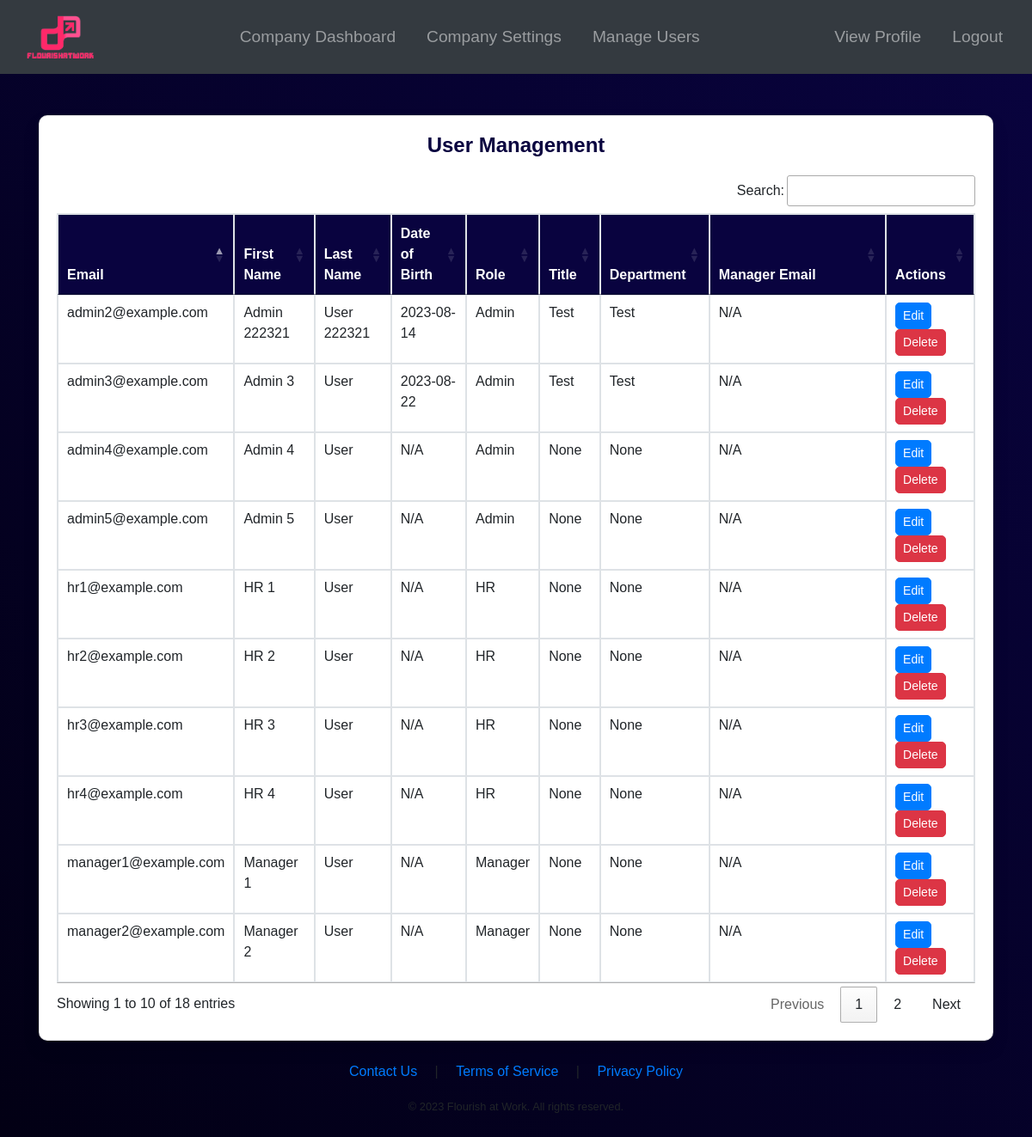
Page /company/users (signed in) on the committed database.
### app/models.py (models this page shows, shortened)
class User(UserMixin, db.Model):
    id = db.Column(db.Integer, primary_key=True)
    email = db.Column(db.String(120), index=True, unique=True)
    password_hash = db.Column(db.String(128))
    firstname = db.Column(db.String(64), nullable=False)
    lastname = db.Column(db.String(64), nullable=False)
    image = db.Column(db.String(128), nullable=True)
    date_of_birth = db.Column(db.String(64), nullable=True)  # changed from db.Date to db.String
    companyId = db.Column(db.Integer, db.ForeignKey('company.id'))
    manager_id = db.Column(db.Integer, db.ForeignKey('user.id'))
    results = db.relationship('Results', backref='user', lazy='dynamic')
    subordinates = db.relationship('User', backref=db.backref('manager', remote_side=[id]), lazy='dynamic')
    first_login = db.Column(db.Boolean, default=True)
    department = db.Column(db.String(128), nullable=True)
    title = db.Column(db.String(128), nullable=True)
    role_id = db.Column(db.Integer, db.ForeignKey('role.id'))

class Role(db.Model):
    id = db.Column(db.Integer, primary_key=True)
    name = db.Column(db.String(64), unique=True)
    users = db.relationship('User', backref='role', lazy='dynamic')
    permissions = db.relationship('Permission', secondary=role_permissions, backref=db.backref('roles', lazy='dynamic'))

### app/routes.py (the view)
@main.route('/company/users', methods=['GET', 'POST'])
@login_required
def company_users():
    if not (current_user.role_id == 3 or current_user.role_id == 2):
        abort(403)
    page = request.args.get('page', 1, type=int)
    users_per_page = 25
    company_users = User.query.filter_by(companyId=current_user.companyId) \
        .paginate(page=page, per_page=users_per_page, error_out=False)
    manager_id_to_email = {user.id: user.email for user in User.query.all()}
    if current_user.role_id == 3:
        return render_template('hrusermanagement.html', users=company_users, manager_emails=manager_id_to_email)
    return render_template('adminusermanagement.html', users=company_users, manager_emails=manager_id_to_email)

### app/models.py (called while the page is built)
@login_manager.user_loader
def load_user(id):
    return User.query.get(int(id))

### app/templates/adminusermanagement.html (shortened to what this page needs)
{% extends "base.html" %}
{% block content %}
<link rel="stylesheet" type="text/css" href="https://cdn.datatables.net/1.11.4/css/jquery.dataTables.css">
<div class="container mt-5">
    <div class="card">
        <div class="card-body">
            <h2 class="card-title text-center" style="color: #09033F;">User Management</h2>
            <table class="table table-bordered table-hover" id="hrUserTable">
                <thead>
                    <tr>
                        <th>Email</th>
                        <th>First Name</th>
                        <th>Last Name</th>
                        <th>Date of Birth</th>
                        <th>Role</th>
                        <th>Title</th>
                        <th>Department</th>
                        <th>Manager Email</th>
                        <th>Actions</th>
                    </tr>
                </thead>
                <tbody>
                    {% for user in users.items %}
                    <tr>
                        <td>{{ user.email }}</td>
                        <td>{{ user.firstname }}</td>
                        <td>{{ user.lastname }}</td>
                        <td>{{ user.date_of_birth if user.date_of_birth else 'N/A' }}</td>
                        <td>{{ user.role.name }}</td>
                        <td>{{ user.title }}</td>
                        <td>{{ user.department }}</td>
                        <td>{{ manager_emails[user.manager_id] if user.manager_id in manager_emails else 'N/A' }}</td>
                        <td>
                            <a href="{{ url_for('main.edit_user', user_id=user.id) }}" class="btn btn-sm btn-primary">Edit</a>
                            <form action="{{ url_for('main.delete_user', user_id=user.id) }}" method="post" class="d-inline">
                                <button type="submit" class="btn btn-sm btn-danger" onclick="return confirm('Are you sure you want to delete this user?')">Delete</button>
                            </form>
                        </td>
                    </tr>
                    {% endfor %}
                </tbody>
            </table>
        </div>
    </div>
</div>
{% endblock %}

### app/templates/base.html (style rules this page uses)
html, body { height: 100%; margin: 0; }
body { display: flex; flex-direction: column; height: 100%; margin: 0; overflow-y: scroll; }

### app/templates/adminusermanagement.html (style rules this page uses)
body { font-family: 'Arial', sans-serif; background: linear-gradient(45deg, #020014, #09033F); }
.card { border-radius: 10px; box-shadow: 0px 10px 20px rgba(0, 0, 0, 0.1); }
.card-title { font-weight: bold; font-size: 24px; margin-bottom: 20px; }
table { border-collapse: separate; border-spacing: 0 10px; }
th { font-weight: bold; background-color: #09033F; color: white; }
td, th { padding: 10px 20px; }
tbody tr:nth-child(odd) { background-color: #f3f3f3; }
.btn-sm { border-radius: 5px; }

### rows in the picture
User: email "admin2@example.com", firstname "Admin 222321", lastname "User 222321", date_of_birth "2023-08-14", role.name "Admin", title "Test", department "Test", manager_emails "N/A"
User: email "admin3@example.com", firstname "Admin 3", lastname "User", date_of_birth "2023-08-22", role.name "Admin", title "Test", department "Test", manager_emails "N/A"
User: email "admin4@example.com", firstname "Admin 4", lastname "User", date_of_birth "N/A", role.name "Admin", title "None", department "None", manager_emails "N/A"
User: email "admin5@example.com", firstname "Admin 5", lastname "User", date_of_birth "N/A", role.name "Admin", title "None", department "None", manager_emails "N/A"
User: email "hr1@example.com", firstname "HR 1", lastname "User", date_of_birth "N/A", role.name "HR", title "None", department "None", manager_emails "N/A"
User: email "hr2@example.com", firstname "HR 2", lastname "User", date_of_birth "N/A", role.name "HR", title "None", department "None", manager_emails "N/A"
User: email "hr3@example.com", firstname "HR 3", lastname "User", date_of_birth "N/A", role.name "HR", title "None", department "None", manager_emails "N/A"
User: email "hr4@example.com", firstname "HR 4", lastname "User", date_of_birth "N/A", role.name "HR", title "None", department "None", manager_emails "N/A"
User: email "manager1@example.com", firstname "Manager 1", lastname "User", date_of_birth "N/A", role.name "Manager", title "None", department "None", manager_emails "N/A"
User: email "manager2@example.com", firstname "Manager 2", lastname "User", date_of_birth "N/A", role.name "Manager", title "None", department "None", manager_emails "N/A"
